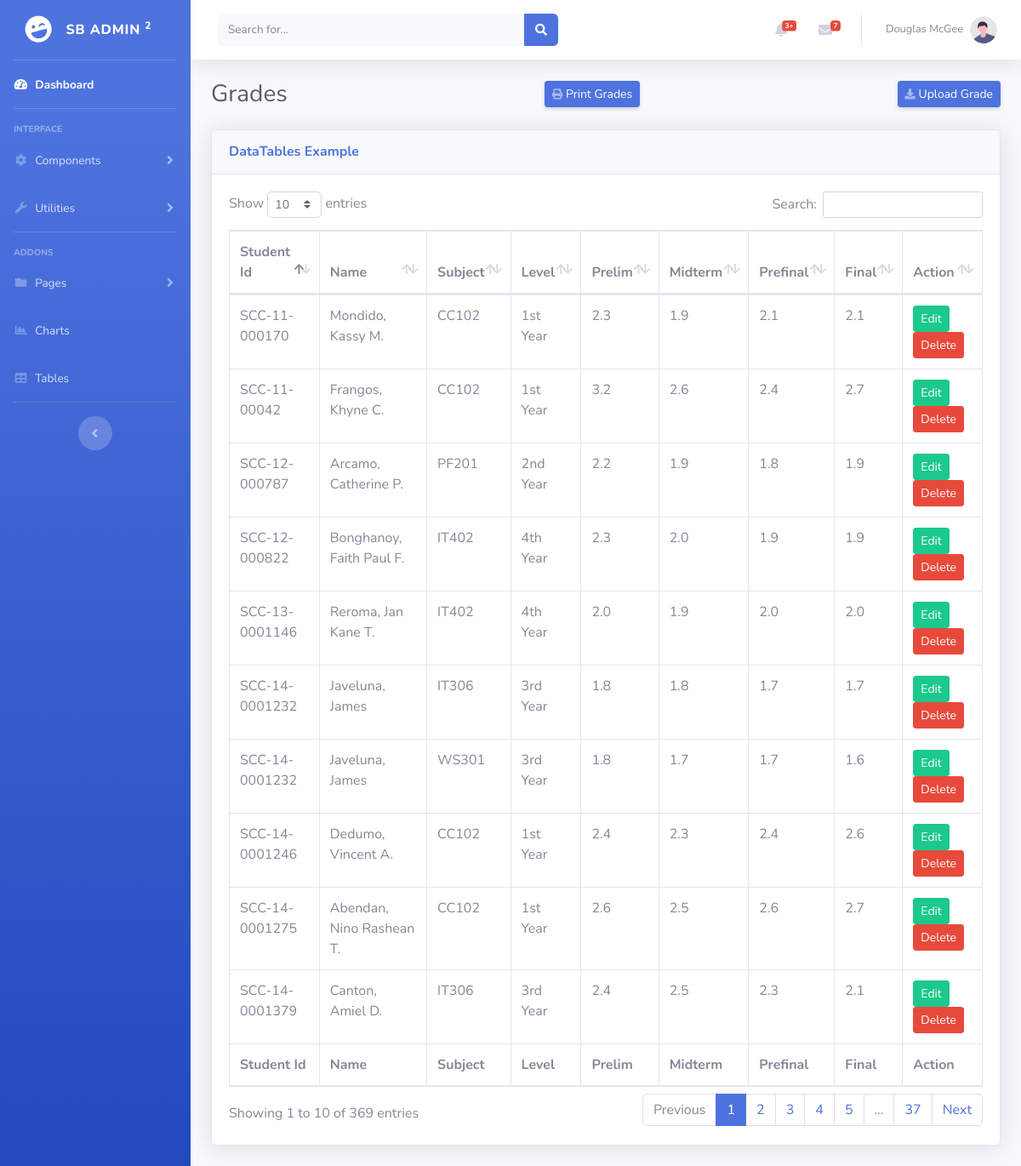
The app's page /admin/grade-table.php, older data.
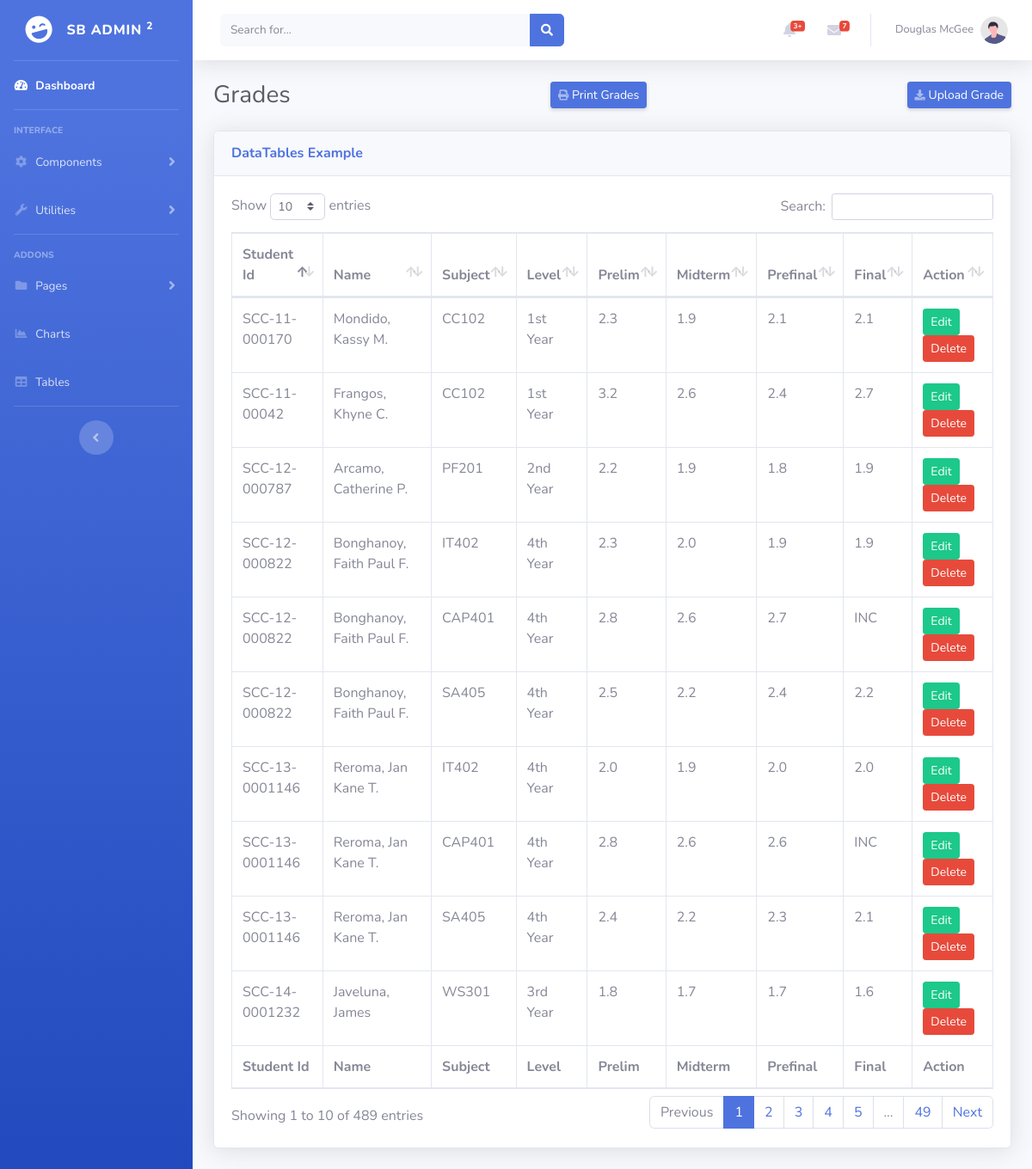
The same page, newer data.
### tables this page shows
CREATE TABLE `tbl_grades` (
  `grd_id` int(20) NOT NULL,
  `s_id` varchar(50) NOT NULL,
  `sbj_id` int(10) NOT NULL,
  `sy_id` int(10) NOT NULL,
  `sem_id` int(10) NOT NULL,
  `sec_id` int(10) NOT NULL,
  `yr_id` int(10) NOT NULL,
  `ins_id` int(10) NOT NULL,
  `prelim` varchar(10) NOT NULL,
  `midterm` varchar(10) NOT NULL,
  `prefinal` varchar(10) NOT NULL,
  `final` varchar(10) NOT NULL
);

CREATE TABLE `tbl_students` (
  `s_id` varchar(20) NOT NULL,
  `s_name` varchar(60) NOT NULL,
  `s_bdate` varchar(15) NOT NULL,
  `s_gender` varchar(10) NOT NULL,
  `s_address` longtext NOT NULL,
  `s_status` varchar(20) NOT NULL,
  `s_pass` varchar(200) NOT NULL,
  `s_email` varchar(50) NOT NULL,
  `yr_id` int(10) NOT NULL
);

CREATE TABLE `tbl_subject` (
  `sbj_id` int(10) NOT NULL,
  `sbj_code` varchar(20) NOT NULL,
  `sbj_desc` varchar(300) NOT NULL,
  `lab_units` int(10) NOT NULL,
  `lec_units` int(10) NOT NULL
);

CREATE TABLE `tbl_yr` (
  `yr_id` int(10) NOT NULL,
  `yr_desc` varchar(10) NOT NULL
);

### admin/grade-table.php (the view, shortened to what the changed rows need)
<?php
include_once '../templates/header.php';
?>
                <div class="container-fluid">
                <div class="d-sm-flex align-items-center justify-content-between mb-4">
                        <h1 class="h3 mb-0 text-gray-800">Grades</h1>
                    </div>
                    <div class="card shadow mb-4">
                        <div class="card-body">
                            <div class="table-responsive">
                                <table class="table table-bordered" id="dataTable" width="100%" cellspacing="0">
                                    <thead>
                                        <tr>
                                        <th>Student Id</th>
                                        <th>Name</th>
                                        <th>Subject</th>
                                        <th>Level</th>
                                        <th>Prelim</th>
                                        <th>Midterm</th>
                                        <th>Prefinal</th>
                                        <th>Final</th>
                                        <th>Action</th>
                                        </tr>
                                    </thead>
                                    <tfoot>
                                        <tr>
                                        <th>Student Id</th>
                                        <th>Name</th>
                                        <th>Subject</th>
                                        <th>Level</th>
                                        <th>Prelim</th>
                                        <th>Midterm</th>
                                        <th>Prefinal</th>
                                        <th>Final</th>
                                        <th>Action</th>
                                        </tr>
                                    </tfoot>
                                    <tbody>
                                    <?php
                                        $database = new Connection();
                                        $db = $database->open();
                                        try{
                                            $sql = 'SELECT
                                            *
                                            FROM tbl_grades
                                            INNER JOIN tbl_students
                                            ON tbl_grades.s_id=tbl_students.s_id
                                            INNER JOIN tbl_subject
                                            ON tbl_grades.sbj_id=tbl_subject.sbj_id
                                            INNER JOIN tbl_yr
                                            ON tbl_students.yr_id=tbl_yr.yr_id
                                            ORDER BY tbl_students.s_name ASC';
                                            foreach ($db->query($sql) as $row) {
                                                ?>
                                                <tr>
                                                    <td><?php echo $row["s_id"]?></td>
                                                    <td><?php echo $row["s_name"]?></td>
                                                    <td><?php echo $row["sbj_code"]?></td>
                                                    <td><?php echo $row["yr_desc"]?></td>
                                                    <td><?php echo $row["prelim"]?></td>
                                                    <td><?php echo $row["midterm"] ?></td>
                                                    <td><?php echo $row["prefinal"] ?></td>
                                                    <td><?php echo $row["final"] ?></td>
                                                    <td>
                                                        <a href="#edit_<?php echo $row['s_id']; ?>" class="btn btn-success btn-sm" data-toggle="modal"><span class="glyphicon glyphicon-edit"></span> Edit</a>
                                                        <a href="#delete_<?php echo $row['s_id']; ?>" class="btn btn-danger btn-sm" data-toggle="modal"><span class="glyphicon glyphicon-trash"></span> Delete</a>
                                                    </td>
                                                </tr>
                                                <?php
                                            }
                                        }
                                        catch(PDOException $e){
                                            echo "There is some problem in connection: " . $e->getMessage();
                                        }
                                    ?>
                                    </tbody>
                                </table>
                            </div>
                        </div>
                    </div>
                </div>
<?php
include_once '../templates/footer.php';
?>

Row changes from the older to the newer data that the page shows:
no longer on this page (row unchanged): tbl_grades: s.s_id "SCC-14-0001275", s.s_name "Abendan, Nino Rashean T.", sbj.sbj_code "CC102", yr.yr_desc "1st Year", prelim "2.6", midterm "2.5", prefinal "2.6", final "2.7"
no longer on this page (row unchanged): tbl_grades: s.s_id "SCC-14-0001379", s.s_name "Canton, Amiel D.", sbj.sbj_code "IT306", yr.yr_desc "3rd Year", prelim "2.4", midterm "2.5", prefinal "2.3", final "2.1"
no longer on this page (row unchanged): tbl_grades: s.s_id "SCC-14-0001246", s.s_name "Dedumo, Vincent A.", sbj.sbj_code "CC102", yr.yr_desc "1st Year", prelim "2.4", midterm "2.3", prefinal "2.4", final "2.6"
no longer on this page (row unchanged): tbl_grades: s.s_id "SCC-14-0001232", s.s_name "Javeluna, James", sbj.sbj_code "IT306", yr.yr_desc "3rd Year", prelim "1.8", midterm "1.8", prefinal "1.7", final "1.7"
added tbl_grades: s.s_id "SCC-12-000822", s.s_name "Bonghanoy, Faith Paul F.", sbj.sbj_code "CAP401", yr.yr_desc "4th Year", prelim "2.8", midterm "2.6", prefinal "2.7", final "INC"
added tbl_grades: s.s_id "SCC-12-000822", s.s_name "Bonghanoy, Faith Paul F.", sbj.sbj_code "SA405", yr.yr_desc "4th Year", prelim "2.5", midterm "2.2", prefinal "2.4", final "2.2"
added tbl_grades: s.s_id "SCC-13-0001146", s.s_name "Reroma, Jan Kane T.", sbj.sbj_code "CAP401", yr.yr_desc "4th Year", prelim "2.8", midterm "2.6", prefinal "2.6", final "INC"
added tbl_grades: s.s_id "SCC-13-0001146", s.s_name "Reroma, Jan Kane T.", sbj.sbj_code "SA405", yr.yr_desc "4th Year", prelim "2.4", midterm "2.2", prefinal "2.3", final "2.1"
Text that changed along with them:
text written by a page script: "Show entries Search: Showing 1 to 10 of 369 entries Previous 1 2 3 4 5 … 37 Next" → "Show entries Search: Showing 1 to 10 of 489 entries Previous 1 2 3 4 5 … 49 Next"
